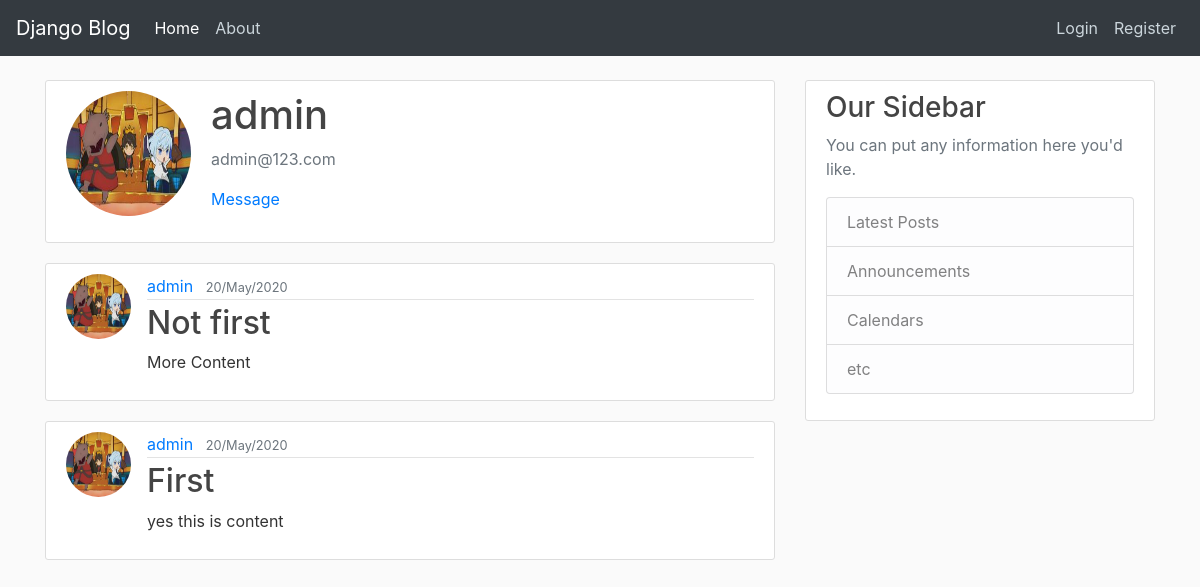
Screenshot of /users/admin/ with the database file from the repository.
### users/models.py (models this page shows, shortened)
class Profile(models.Model):
    user=models.OneToOneField(User,on_delete=models.CASCADE)
    image=models.ImageField(default='./profile_pics/default.jpg',upload_to="profile_pics")

### blog/models.py (models this page shows, shortened)
class Post(models.Model):
    title=models.CharField(max_length=100)
    content=models.TextField()
    date_created=models.DateTimeField(default=timezone.now)
    likes=models.ManyToManyField(User,related_name='like',blank=True)
    comments=models.ManyToManyField(Comment,blank=True)
    author=models.ForeignKey(User,on_delete=models.CASCADE,related_name='author')

### users/views.py (the view)
# urls.py: path('<str:username>/', views.OtherPostListView.as_view(),name="other-user"),
class OtherPostListView(ListView):
    model=Post
    template_name='users/other_user.html'
    context_object_name='posts'
    ordering=['-date_created']
    def get_queryset(self):
        user = get_object_or_404(User, username=self.kwargs.get('username'))
        return Post.objects.filter(author=user).order_by('-date_created')
    def get_context_data(self, **kwargs):
        context = super(OtherPostListView, self).get_context_data(**kwargs)
        context['users'] = User.objects.get(username=self.kwargs['username'])
        return context

### users/templates/users/other_user.html (shortened to what this page needs)
{% extends "blog/base.html" %}
{% load crispy_forms_tags %}
{% block content %}
    <div class="content-section">
      <div class="media">
        <img class="rounded-circle account-img" src="{{ users.profile.image.url }}">
        <div class="media-body">
          <h2 class="account-heading">{{ users.username }}</h2>
          <p class="text-secondary">{{ users.email }}</p>
          {% if user != users %}
          <a class="mr-2" href="{% url 'messages' users.id %}">Message</a>
          {% endif %}
        </div>
      </div>
    </div>
    {% for post in posts %}
        <article class="media content-section">
          <img class="rounded-circle article-img" src="{{ post.author.profile.image.url }}">
          <div class="media-body">
            <div class="article-metadata">
              <a class="mr-2" href="{% url 'other-user' post.author %}">{{ post.author }}</a>
              <small class="text-muted">{{ post.date_created|date:"d/F/Y" }}</small>
            </div>
            <h2><a class="article-title" href="{% url 'post-details' post.id %}">{{ post.title }}</a></h2>
            <p class="article-content">{{ post.content }}</p>
          </div>
        </article>
    {% endfor %}
{% endblock content %}

### blog/static/blog/css/main.css (style rules this page uses)
body { background: #fafafa; color: #333333; margin-top: 5rem; }
h1, h2, h3, h4, h5, h6 { color: #444444; }
.content-section { background: #ffffff; padding: 10px 20px; border: 1px solid #dddddd; border-radius: 3px; margin-bottom: 20px; }
.article-title { color: #444444; }
.article-content { white-space: pre-line; }
.article-img { height: 65px; width: 65px; margin-right: 16px; }
.article-metadata { padding-bottom: 1px; margin-bottom: 4px; border-bottom: 1px solid #e3e3e3 }
.account-img { height: 125px; width: 125px; margin-right: 20px; margin-bottom: 16px; }
.account-heading { font-size: 2.5rem; }

### rows the page displays
Post: author.profile.image (picture), author "admin", date_created "20/May/2020", title "Not first", content "More Content"
Post: author.profile.image (picture), author "admin", date_created "20/May/2020", title "First", content "yes this is content"

### other values shown
{{ users.username }} "admin"
{{ users.email }} "admin@123.com"
